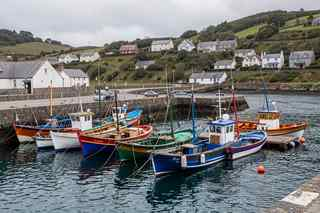
#> input picture tests/golden/08_lowres.png, 320 x 213 px
$ python -i qa_grids.py   (imports and definitions only)
#> lines starting #> are read from the running program, lines starting #| are printed output that depends on the picture; after the words box and inside, x2 and y2 are one past the last pixel; in counts of white or black regions, pixels touching at a corner belong together
"""Phase 6 grids: one sheet per feature, rows = cases, columns = input | output(s).
RGBA outputs are shown on a checkerboard. Run with ComfyUI's Python (Pillow + PyAV)."""
import json, os
from PIL import Image, ImageDraw, ImageFont

ROOT = os.path.dirname(os.path.dirname(os.path.abspath(__file__)))
QA = os.path.join(ROOT, 'docs', 'qa', 'phase6')
CELL = 300
try:
    FONT = ImageFont.truetype('arial.ttf', 14)
except OSError:
    FONT = ImageFont.load_default()


def checker(w, h, s=12):
    im = Image.new('RGB', (w, h), (34, 34, 34))
    d = ImageDraw.Draw(im)
    for y in range(0, h, s):
        for x in range((y // s) % 2 * s, w, 2 * s):
            d.rectangle([x, y, x + s - 1, y + s - 1], fill=(48, 48, 48))
    return im


def cell(path):
#> called with path = '../tests/golden/08_lowres.png'
    if path.lower().endswith('.mp4'):
        import av
        c = av.open(path)
        fr = [f.to_image() for f in c.decode(video=0)]
        pick = [fr[0], fr[len(fr) // 2], fr[-1]]
        out = Image.new('RGB', (CELL, CELL), (20, 20, 18))
        w = CELL // 3
        for i, f in enumerate(pick):
            f = f.copy(); f.thumbnail((w, CELL)); out.paste(f, (i * w, (CELL - f.height) // 2))
        return out
    im = Image.open(path)
#> im is the input picture: PIL image 320x213 RGB; mean R, G, B 119.5, 120.2, 120.2
    im.thumbnail((CELL, CELL))
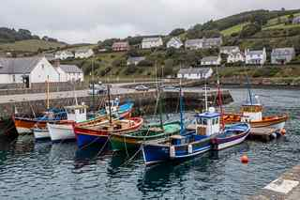
#> im: PIL image 300x200 RGB; mean R, G, B 119.5, 120.2, 120.2
    bg = checker(CELL, CELL)
#> in checker, `im = Image.new('RGB', (w, h), (34, 34, 34))`: im: PIL image 300x300 RGB; every value is 34
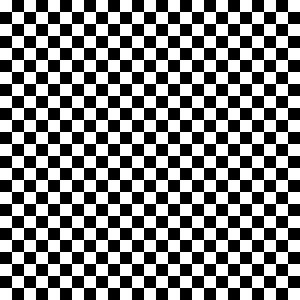
#> bg: PIL image 300x300 RGB; values 34 (black) and 48 (white), 50.1% white; 1 black region, box (x1, y1, x2, y2) and area: (0, 0, 300, 300) 44928
    x, y = (CELL - im.width) // 2, (CELL - im.height) // 2
#> x = 0; y = 50
    if im.mode in ('RGBA', 'LA'):
        bg.paste(im.convert('RGBA'), (x, y), im.convert('RGBA'))
    else:
        bg.paste(im.convert('RGB'), (x, y))
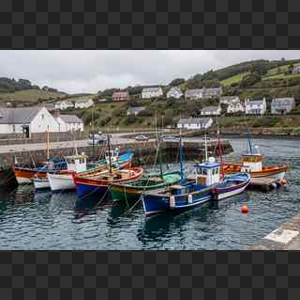
#> bg: PIL image 300x300 RGB; mean R, G, B 93.3, 93.8, 93.8
    return bg


# [73 lines left out: functions main, crop, enhance_zoom, not called in this run]


# [3 lines not run here, left out]

>>> result = cell('../tests/golden/08_lowres.png')

$ run again, on tests/golden/03_text_scene.png
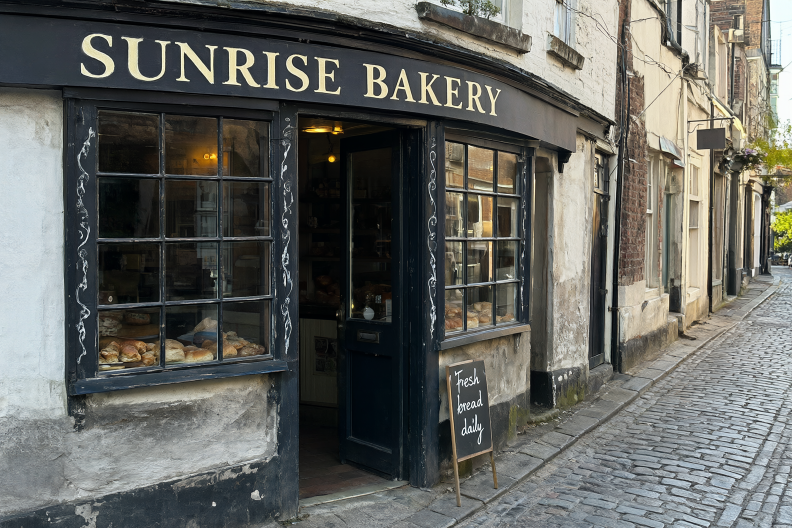
#> input picture tests/golden/03_text_scene.png, 1584 x 1056 px (shown at 1/2 size)
#> in cell, im is the input picture: PIL image 1584x1056 RGBA; mean R, G, B, A 99.3, 100.5, 96.1, 254.8
#> in cell, `im.thumbnail((CELL, CELL))`:
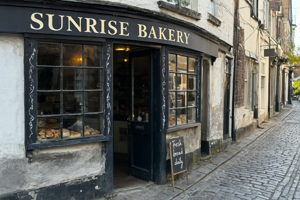
#> im: PIL image 300x200 RGBA; mean R, G, B, A 99.2, 100.4, 96, 254.8; transparent parts drawn white
#> in cell, `bg.paste(im.convert('RGBA'), (x, y), im.convert('RGBA'))`:
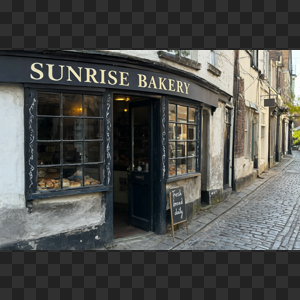
#> bg: PIL image 300x300 RGB; mean R, G, B 79.8, 80.6, 77.6

$ run again, on tests/golden/06_fur.png
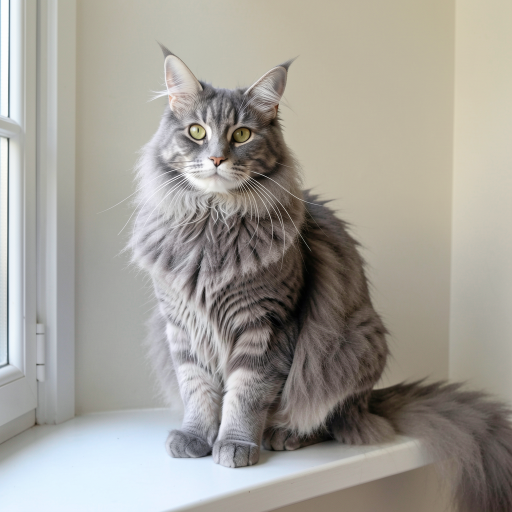
#> input picture tests/golden/06_fur.png, 1024 x 1024 px (shown at 1/2 size)
#> in cell, im is the input picture: PIL image 1024x1024 RGB; mean R, G, B 162.7, 159.2, 151.8
#> in cell, `im.thumbnail((CELL, CELL))`:
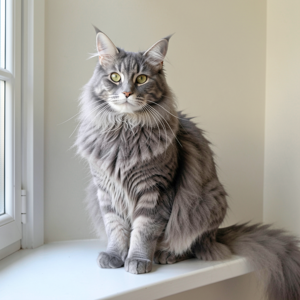
#> im: PIL image 300x300 RGB; mean R, G, B 162.7, 159.2, 151.8
#> bg: PIL image 300x300 RGB; values 34 (black) and 48 (white), 50.1% white; 1 black region, box (x1, y1, x2, y2) and area: (0, 0, 300, 300) 44928
